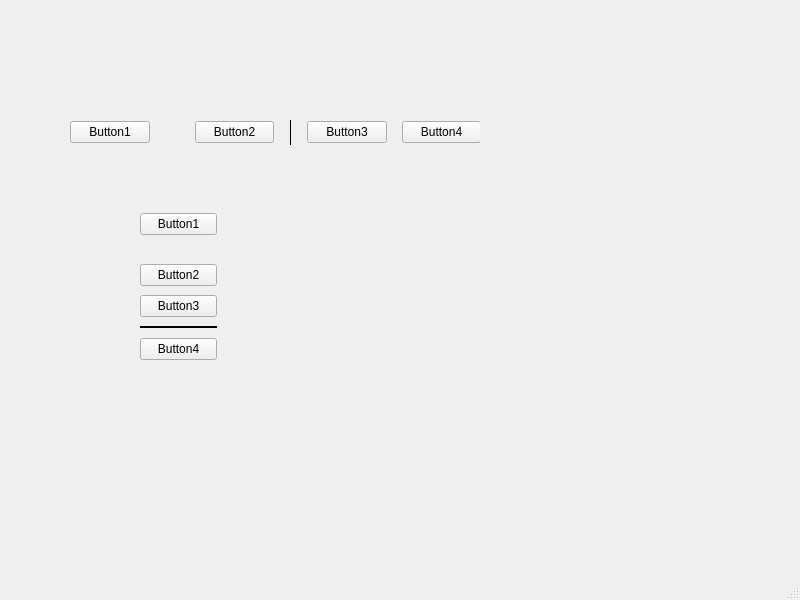
<?xml version="1.0" encoding="UTF-8"?>
<ui version="4.0">
 <class>MainWindow</class>
 <widget class="QMainWindow" name="MainWindow">
  <property name="geometry">
   <rect>
    <x>0</x>
    <y>0</y>
    <width>800</width>
    <height>600</height>
   </rect>
  </property>
  <property name="windowTitle">
   <string>MainWindow</string>
  </property>
  <widget class="QWidget" name="centralwidget">
   <widget class="QWidget" name="">
    <property name="geometry">
     <rect>
      <x>70</x>
      <y>120</y>
      <width>410</width>
      <height>25</height>
     </rect>
    </property>
    <layout class="QHBoxLayout" name="horizontalLayout">
     <property name="spacing">
      <number>15</number>
     </property>
     <item>
      <widget class="QPushButton" name="pushButton">
       <property name="text">
        <string>Button1</string>
       </property>
      </widget>
     </item>
     <item>
      <spacer name="horizontalSpacer">
       <property name="orientation">
        <enum>Qt::Horizontal</enum>
       </property>
       <property name="sizeType">
        <enum>QSizePolicy::Fixed</enum>
       </property>
       <property name="sizeHint" stdset="0">
        <size>
         <width>30</width>
         <height>20</height>
        </size>
       </property>
      </spacer>
     </item>
     <item>
      <widget class="QPushButton" name="pushButton_2">
       <property name="text">
        <string>Button2</string>
       </property>
      </widget>
     </item>
     <item>
      <widget class="Line" name="line_2">
       <property name="frameShadow">
        <enum>QFrame::Plain</enum>
       </property>
       <property name="lineWidth">
        <number>1</number>
       </property>
       <property name="orientation">
        <enum>Qt::Vertical</enum>
       </property>
      </widget>
     </item>
     <item>
      <widget class="QPushButton" name="pushButton_3">
       <property name="text">
        <string>Button3</string>
       </property>
      </widget>
     </item>
     <item>
      <widget class="QPushButton" name="pushButton_4">
       <property name="text">
        <string>Button4</string>
       </property>
      </widget>
     </item>
    </layout>
   </widget>
   <widget class="QWidget" name="">
    <property name="geometry">
     <rect>
      <x>140</x>
      <y>210</y>
      <width>77</width>
      <height>158</height>
     </rect>
    </property>
    <layout class="QVBoxLayout" name="verticalLayout">
     <item>
      <widget class="QPushButton" name="pushButton_5">
       <property name="enabled">
        <bool>true</bool>
       </property>
       <property name="text">
        <string>Button1</string>
       </property>
      </widget>
     </item>
     <item>
      <spacer name="verticalSpacer">
       <property name="orientation">
        <enum>Qt::Vertical</enum>
       </property>
       <property name="sizeType">
        <enum>QSizePolicy::Fixed</enum>
       </property>
       <property name="sizeHint" stdset="0">
        <size>
         <width>20</width>
         <height>20</height>
        </size>
       </property>
      </spacer>
     </item>
     <item>
      <widget class="QPushButton" name="pushButton_6">
       <property name="text">
        <string>Button2</string>
       </property>
      </widget>
     </item>
     <item>
      <widget class="QPushButton" name="pushButton_7">
       <property name="text">
        <string>Button3</string>
       </property>
      </widget>
     </item>
     <item>
      <widget class="Line" name="line">
       <property name="frameShadow">
        <enum>QFrame::Plain</enum>
       </property>
       <property name="lineWidth">
        <number>2</number>
       </property>
       <property name="orientation">
        <enum>Qt::Horizontal</enum>
       </property>
      </widget>
     </item>
     <item>
      <widget class="QPushButton" name="pushButton_8">
       <property name="text">
        <string>Button4</string>
       </property>
      </widget>
     </item>
    </layout>
   </widget>
  </widget>
  <widget class="QMenuBar" name="menubar">
   <property name="geometry">
    <rect>
     <x>0</x>
     <y>0</y>
     <width>800</width>
     <height>23</height>
    </rect>
   </property>
  </widget>
  <widget class="QStatusBar" name="statusbar"/>
 </widget>
 <resources/>
 <connections/>
</ui>
